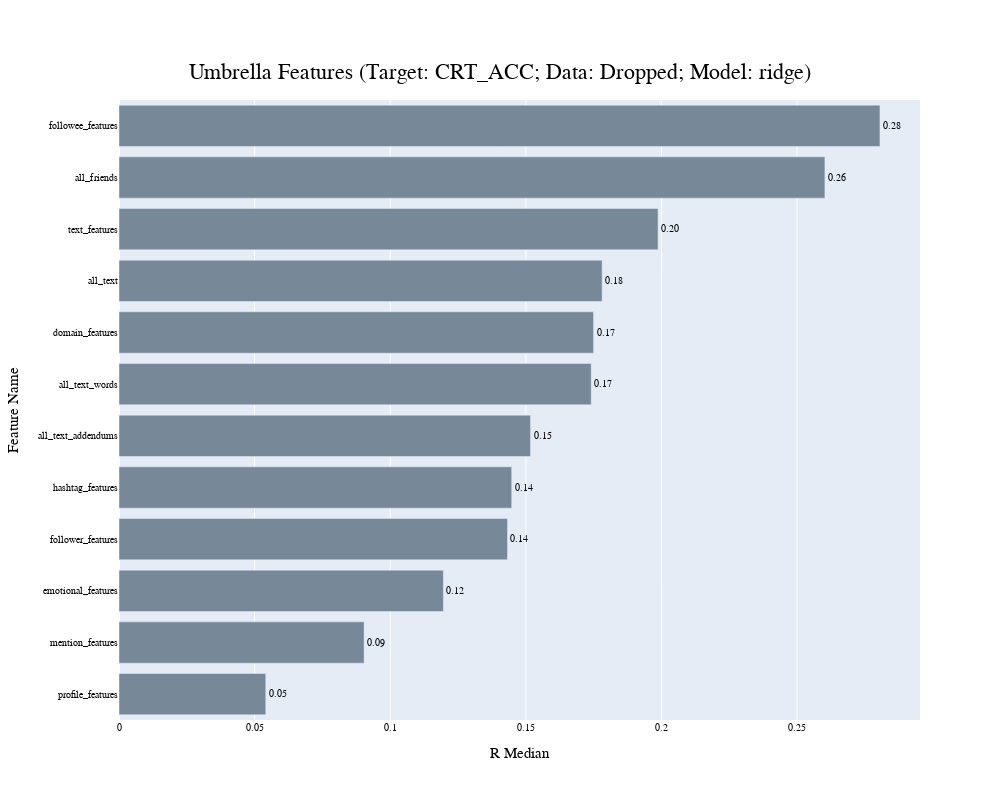
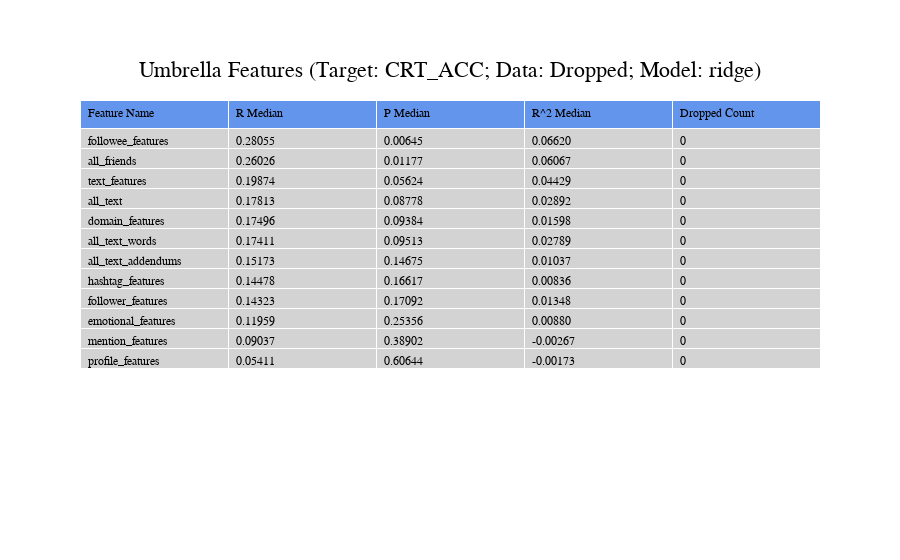

Notebook source saved alongside these figures, in order:
### Code cell
# run this cell to find best umbrella features 

for j in range(len(all_features)):

    feature = all_features[j]
    feature_name = all_features_names[j]
    
    print(feature)
    
    # determine splits 
    splits = model.get_splits(MY_SPLITS_UMB)
                          
    # create X and Y from data 
    X_original = data[feature]
    Y_original = data[MY_TARGET]
    
    # set r, p, score sums to 0
    total_r = []
    total_p = []
    total_score = []
    
    # transform text and quantitative data 
    X = []
    for feat in feature:
        if feat in MY_TEXT_FEATURES:
            X_new, Y_new, na_count = model.transform_feature(data, feat, MY_TARGET, my_max_df=MY_MAXDF_UMB, 
                                                             my_min_df=MY_MINDF_UMB, 
                                     my_n_components=MY_N_COMPONENTS_UMB)
        else:
            X_new, Y_new, na_count = model.transform_feature(data, feat, MY_TARGET)
        
        # concatenate transformed individual feature to umbrella feature
        if X == []:
            X = X_new
        else:
            X = np.concatenate([X, X_new], axis=1)
    
    # average over all splits 
    for s in splits:
        
        # split data into train test set
        X_train, X_test, Y_train, Y_test = model.split_data(X, Y_original, MY_TARGET, MY_TEST_SIZE_UMB, s)
        
        # feature selection with ElasticNet on train set 
        X_train, X_test, Y_train, Y_test = model.feature_selection(X_train, X_test, Y_train, Y_test, 'median')
        
        # predict on test set 
        results = model.predict(X_train, X_test, Y_train, Y_test, MY_MODEL_UMB, MY_PARAMS_UMB, MY_CROSS_VAL)
        
        print(results)
        
        # add to r, p totals
        total_r.append(results['r'])
        total_p.append(results['p'])
        total_score.append(results['r2'])
    
    # add feature results to results dataframe 
    f_results = model.create_results(feature_name, na_count, total_r, total_p, total_score)
    umbrella_results_df = umbrella_results_df.append(f_results, ignore_index = True)
            
    r_dict[feature_name] = total_r
    p_dict[feature_name] = total_p
    score_dict[feature_name] = total_score

# create and show plots
plot, chart = model.create_plotly_individual(umbrella_results_df, MY_TARGET, 
                                             DATAFRAME_TYPE, MY_MODEL_UMB, MY_TITLE_UMB)
chart.show()

# save results and plots 
model.save_results(RESULTS_FOLDER_UMBRELLA, MY_TITLE_UMB.lower(), umbrella_results_df, 
             plot, chart, state_dict_umbrella)

general.set_background('#fff9e9')

### Figure 1 — Plotly figure (JSON) as saved in the notebook; plotly's stock layout.template omitted (floating-point values rounded to 4 significant figures)
{"data": [{"marker": {"color": ["lightslategray", "lightslategray", "lightslategray", "lightslategray", "lightslategray", "lightslategray", "lightslategray", "lightslategray", "lightslategray", "lightslategray", "lightslategray", "lightslategray"]}, "orientation": "h", "text": ["0.05", "0.09", "0.12", "0.14", "0.14", "0.15", "0.17", "0.17", "0.18", "0.20", "0.26", "0.28"], "textfont": {"size": 10}, "textposition": "outside", "type": "bar", "x": [0.05411, 0.09037, 0.1196, 0.1432, 0.1448, 0.1517, 0.1741, 0.175, 0.1781, 0.1987, 0.2603, 0.2806], "y": ["profile_features", "mention_features", "emotional_features", "follower_features", "hashtag_features", "all_text_addendums", "all_text_words", "domain_features", "all_text", "text_features", "all_friends", "followee_features"]}], "layout": {"font": {"color": "black", "family": "Courier New, monospace", "size": 10}, "height": 800, "title": {"font": {"size": 22}, "text": "Umbrella Features (Target: CRT_ACC; Data: Dropped; Model: ridge)", "x": 0.5, "xanchor": "center", "y": 0.92, "yanchor": "top"}, "width": 1000, "xaxis": {"title": {"font": {"size": 15}, "text": "R Median"}}, "yaxis": {"tickmode": "linear", "title": {"font": {"size": 15}, "text": "Feature Name"}}}}

### Figure 2 — Plotly figure (JSON) as saved in the notebook; plotly's stock layout.template omitted (floating-point values rounded to 4 significant figures)
{"data": [{"cells": {"align": "left", "fill": {"color": "lightgray"}, "values": [["followee_features", "all_friends", "text_features", "all_text", "domain_features", "all_text_words", "all_text_addendums", "hashtag_features", "follower_features", "emotional_features", "mention_features", "profile_features"], ["0.28055", "0.26026", "0.19874", "0.17813", "0.17496", "0.17411", "0.15173", "0.14478", "0.14323", "0.11959", "0.09037", "0.05411"], ["0.00645", "0.01177", "0.05624", "0.08778", "0.09384", "0.09513", "0.14675", "0.16617", "0.17092", "0.25356", "0.38902", "0.60644"], ["0.06620", "0.06067", "0.04429", "0.02892", "0.01598", "0.02789", "0.01037", "0.00836", "0.01348", "0.00880", "-0.00267", "-0.00173"], [0, 0, 0, 0, 0, 0, 0, 0, 0, 0, 0, 0]]}, "header": {"align": "left", "fill": {"color": "cornflowerblue"}, "values": ["Feature Name", "R Median", "P Median", "R^2 Median", "Dropped Count"]}, "type": "table"}], "layout": {"font": {"color": "black", "family": "Courier New, monospace", "size": 12}, "title": {"font": {"size": 22}, "text": "Umbrella Features (Target: CRT_ACC; Data: Dropped; Model: ridge)", "x": 0.5, "xanchor": "center", "y": 0.89, "yanchor": "top"}}}
